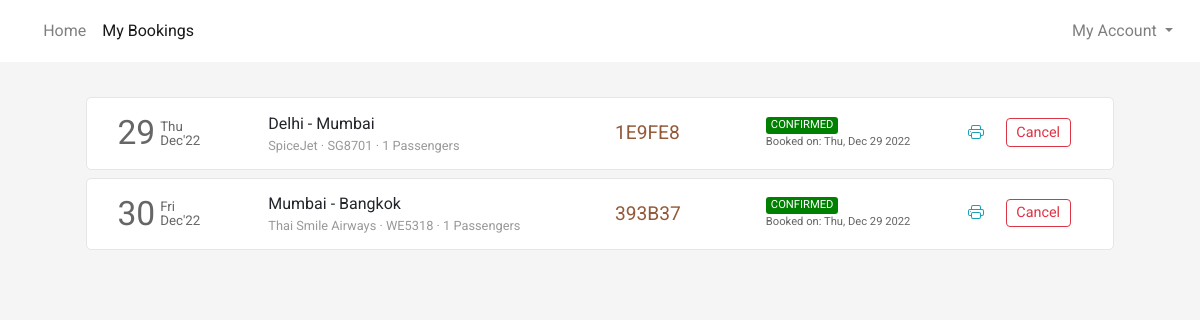
The page /flight/bookings (signed in) on the database its author committed.
### flight/models.py (models this page shows, shortened)
class Ticket(models.Model):
    user = models.ForeignKey(User,on_delete=models.CASCADE,related_name="bookings", blank=True, null=True)
    ref_no = models.CharField(max_length=6, unique=True)
    passengers = models.ManyToManyField(Passenger, related_name="flight_tickets")
    flight = models.ForeignKey(Flight, on_delete=models.CASCADE, related_name="tickets", blank=True, null=True)
    flight_ddate = models.DateField(blank=True, null=True)
    flight_adate = models.DateField(blank=True, null=True)
    flight_fare = models.FloatField(blank=True,null=True)
    other_charges = models.FloatField(blank=True,null=True)
    coupon_used = models.CharField(max_length=15,blank=True)
    coupon_discount = models.FloatField(default=0.0)
    total_fare = models.FloatField(blank=True, null=True)
    seat_class = models.CharField(max_length=20, choices=SEAT_CLASS)
    booking_date = models.DateTimeField(default=datetime.now)
    mobile = models.CharField(max_length=20,blank=True)
    email = models.EmailField(max_length=45, blank=True)
    status = models.CharField(max_length=45, choices=TICKET_STATUS)

class Flight(models.Model):
    origin = models.ForeignKey(Place, on_delete=models.CASCADE, related_name="departures")
    destination = models.ForeignKey(Place, on_delete=models.CASCADE, related_name="arrivals")
    depart_time = models.TimeField(auto_now=False, auto_now_add=False)
    depart_day = models.ManyToManyField(Week, related_name="flights_of_the_day")
    duration = models.DurationField(null=True)
    arrival_time = models.TimeField(auto_now=False, auto_now_add=False)
    plane = models.CharField(max_length=24)
    airline = models.CharField(max_length=64)
    economy_fare = models.FloatField(null=True)
    business_fare = models.FloatField(null=True)
    first_fare = models.FloatField(null=True)

class Place(models.Model):
    city = models.CharField(max_length=64)
    airport = models.CharField(max_length=64)
    code = models.CharField(max_length=3)
    country = models.CharField(max_length=64)

### flight/views.py (the view)
# urls.py: path('flight/bookings', views.bookings, name="bookings"),
def bookings(request):
    if request.user.is_authenticated:
        tickets = Ticket.objects.filter(user=request.user).order_by('-booking_date')
        return render(request, 'flight/bookings.html', {
            'page': 'bookings',
            'tickets': tickets
        })
    else:
        return HttpResponseRedirect(reverse('login'))

### flight/templates/flight/bookings.html (shortened to what this page needs)
{% extends 'flight/layout.html' %}
{% load static %}
{% block head %}
    <link rel="stylesheet" href="{% static 'css/bookings_style.css' %}">
{% endblock head %}
{% block body %}
    <section class="section section1">
        <div class="container">
            {% if tickets %}
                {% for ticket in tickets %}
                    <div class="row each-booking-div" id="{{ticket.ref_no}}">
                        <div class="col-2" style="display: flex;">
                            <div style="display: flex; color: #666666; margin-top: auto;">
                                <div>
                                    <span style="font-size: 2.1em;">{{ticket.flight_ddate | date:"d"}}</span>
                                </div>
                                <div style="font-size: smaller; display: flex; margin: auto 0; padding-left: 5px; line-height: 1em;">
                                    <div style="margin: auto;">
                                        <div style="margin-bottom: 1px;">{{ticket.flight_ddate | date:"D"}}</div>
                                        <div style="margin-top: 1px;">{{ticket.flight_ddate | date:"M'y"}}</div>
                                    </div>
                                </div>
                            </div>
                        </div>
                        <div class="col-4 middle-div">
                            <div style="width:100%">
                                <div class="row places-div" style=" display: flex;">
                                    <div style="max-width: 45%;">{{ticket.flight.origin.city}}</div>
                                    <div>&nbsp;-&nbsp;</div>
                                    <div style="max-width: 45%;">{{ticket.flight.destination.city}}</div>
                                </div>
                                <div class="row places-div" style="font-size: .8em; color: #999999; ">
                                    <div style="max-width: 100%;">{{ticket.flight.airline}} &middot; {{ticket.flight.plane}} &middot; {{ticket.passengers.count}} Passengers</div>
                                </div>
                            </div>
                        </div>
                        <div class="col-2 middle-div">
                            <div style="font-size: 1.2em; color: #945937;">{{ticket.ref_no}}</div>
                        </div>
                        <div class="col-2 middle-div">
                            <div>
                                <div class="row status-div">
                                    {% if ticket.status == 'CONFIRMED' %}
                                        <div class="green">{{ticket.status}}</div>
                                    {% endif %}
                                </div>
                                <div class="row booking-date-div" style="font-size: .7em; color: #666;">
                                    {% if ticket.status == 'CONFIRMED' %}
                                        Booked on: {{ticket.booking_date | date:"D, M d Y"}}
                                    {% endif %}
                                </div>
                            </div>
                        </div>
                        <div class="col-2 last-div">
                            <div>
                                <div class="ticket-action-div">
                                    {% if ticket.status == 'CONFIRMED' %}
                                        <form action="{% url 'getticket' %}" method="get" target="_blank">
                                            <button type="submit" class="btn btn-outline-info btnp pbtn">
                                            </button>
                                        </form>
                                        <button class="btn btn-outline-danger btnp cbtn"  data-ref="{{ticket.ref_no}}" onclick="popup(this)">Cancel</button>
                                    {% endif %}
                                </div>
                            </div>
                        </div>
                    </div>
                {% endfor %}
            {% endif %}
        </div>
    </section>
{% endblock %}

### flight/templates/flight/layout.html (shortened to what this page needs)
{% load static %}
<!DOCTYPE html>
<html lang="en">
<head>
  <link rel="stylesheet" href="https://stackpath.bootstrapcdn.com/bootstrap/4.4.1/css/bootstrap.min.css">
  <link rel="stylesheet" href="https://use.typekit.net/cav5lva.css">
  <link rel="stylesheet" href="{% static 'css/layout_style.css' %}">
  {% block head %}
  {% endblock %}
</head>
<body>
  <div class="container-fluid">
    <nav class="navbar navbar-expand-lg navbar-light">
      <div class="collapse navbar-collapse" id="navbarSupportedContent">
        <ul class="navbar-nav mr-auto">
          <li class="nav-item {% if not page %}active{% endif %}">
            <a class="nav-link" href="{% url 'index' %}">Home</a>
          </li>
          <li class="nav-item {% if page == 'bookings' %}active{% endif %}">
            <a class="nav-link" href="{% url 'bookings' %}">My Bookings</a>
          </li>
        </ul>
        <ul class="navbar-nav">
          {% if not user.is_authenticated %}
            <li class="nav-item">
              <button class="btn btn-outline-danger" style="border-radius: 25rem;" onclick="window.location.href = '/login';">
                <svg width="1.1em" height="1.1em" viewBox="0 1.5 16 16" class="bi bi-person-fill" fill="currentColor" xmlns="http://www.w3.org/2000/svg">
                  <path fill-rule="evenodd" d="M3 14s-1 0-1-1 1-4 6-4 6 3 6 4-1 1-1 1H3zm5-6a3 3 0 1 0 0-6 3 3 0 0 0 0 6z"/>
                </svg>
                Login
              </button>
            </li>
          {% else %}
            <li class="nav-item dropdown my-account">
              <a class="nav-link dropdown-toggle" href="#" id="navbarDropdown" role="button" data-toggle="dropdown" aria-haspopup="true" aria-expanded="false">
                My Account
              </a>
            </li>
          {% endif %}
        </ul>
      </div>
    </nav>
    <main>
      {% block body %}{% endblock %}
    </main>
  </div>
</body>
</html>

### flight/static/css/layout_style.css (style rules this page uses)
body { margin: 0px; padding: 0px; font-family: "Rubik", sans-serif; font-weight: normal; font-style: normal; min-width: 250px; }
.container-fluid { padding-left: 0px; padding-right: 0px; }
.navbar { padding: .7rem 1.2rem; background-color: #fff; transition-duration: .2s; }
.section { background-size: cover; background-position: center; background-repeat: no-repeat; padding: 30px 50px; min-height: 100vh; }

### flight/static/css/bookings_style.css (style rules this page uses)
* { font-family: 'Roboto', sans-serif; }
body { background-color: #f5f5f5; word-wrap: break-word; }
.container { cursor: pointer; }
.each-booking-div { width: 96%; margin: 5px auto 8px auto; transition-duration: .4s; padding: 10px 15px; background-color: #fff; border: 1px solid #e6e6e6; border-radius: 5px; }
.btnp { padding: .15rem .6rem; font-size: .9em; margin-top: 3px; margin-bottom: 5px; }
.each-booking-div > div { display: flex; overflow: auto; }
.each-booking-div > div > div { margin-top: auto; margin-bottom: auto; width: 100%; }
.green, .red, .orange { border-radius: 3px; color: white; padding-left: 5px; padding-right: 5px; font-size: .7em; }
.green { background-color: green; }
.ticket-action-div { display: flex; justify-content: space-evenly; }
.pbtn, .rbtn { border: 0; }

### rows shown on the page
Ticket: flight_ddate "29", flight_ddate "Thu", flight_ddate "Dec'22", flight.origin.city "Delhi", flight.destination.city "Mumbai", flight.airline "SpiceJet", flight.plane "SG8701", passengers.count "1", ref_no "1E9FE8", status "CONFIRMED", booking_date "Thu, Dec 29 2022"
Ticket: flight_ddate "30", flight_ddate "Fri", flight_ddate "Dec'22", flight.origin.city "Mumbai", flight.destination.city "Bangkok", flight.airline "Thai Smile Airways", flight.plane "WE5318", passengers.count "1", ref_no "393B37", status "CONFIRMED", booking_date "Thu, Dec 29 2022"
